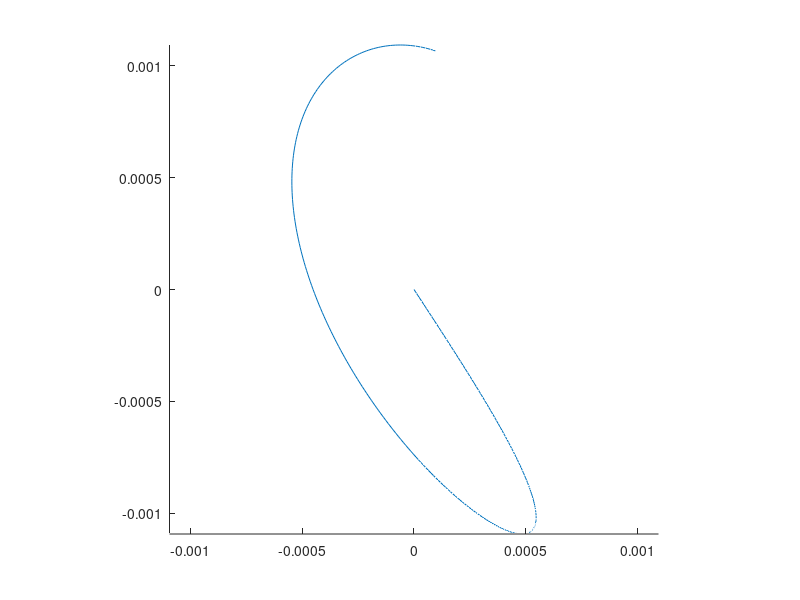

MATLAB code for this plot:
function Run()

%  The purpose of this function is to make sure the canonical units in the
%  orbit dynamics is implemented correcty.  To test that, try propagation
%  with and without non-dimensionalization, and compare solutions.

global mode 

%% Configure initial state
A    = 3.9045;
omXY = 2.0570;
omZ  = 1.9851;
k    = -0.3138;
cnt  = 0;
AU   = 149597871;
%  Specific liss properties
aXY   = 260285.777055646/AU;
aZ    = 163495.200129871/AU;
phiXY = pi/2;
phiZ  = pi/2;
for time = 0:.01:1*pi
    cnt     =  cnt + 1;
    x(cnt)  =  aXY*k*cos(omXY*time + phiXY);
    y(cnt)  =  aXY*k*sin(omXY*time + phiXY);
    z(cnt)  =  aZ*cos(phiZ*time + phiZ);
    vx(cnt) = -aXY*k*omXY*sin(omXY*time + phiXY);
    vy(cnt) =  aXY*k*omXY*cos(omXY*time + phiXY);
    vz(cnt) = -aZ*phiZ*sin(phiZ*time + phiZ);
end
plot3(x,y,z);
view([1 0 0]); axis equal; drawnow;
y0 = [x(1) y(1) z(1) vx(1) vy(1) vz(1)]'
return

muE  = 398600.4415;
muS  = 132712440017.99;
mE   = 3.003571e-06;
mS   = 1 - mE;
mu   = mE;
mode = 1;
if mode == 1
    DU  = AU;
    TU  = 806.810991306733;
    MU  = mu;
else
    DU  = 1;
    TU  = 1;
    MU  = 1;
end

%  Dimensional Quantities
circRad     = 6900;
meanMotion  = sqrt(mu/circRad^3);
rv0         = [circRad 0 0]';
vv0         = [0 sqrt(mu/circRad) 0]'*1000;
m0          = 1250;
orbitPeriod = 2*pi/meanMotion;

%  Non-Dimensional Quantities
rv0         = rv0/DU;
vv0         = vv0/DU*TU;
m0          = m0/MU;
X0          = [rv0;vv0;m0];
orbitPeriod = orbitPeriod/TU;
odeOpt      = odeset('RelTol',1e-9,'AbsTol',1e-9);
[tVec,xVec] = ode45(@PathFunction,[0 50], X0,odeOpt );

plot3(xVec(:,1),xVec(:,2),xVec(:,3));
view([0 0 1]);

xVec(:,1:3) = xVec(:,1:3)*DU;
xVec(:,4:6) = xVec(:,4:6)*DU/TU;
xVec(:,7)   = xVec(:,7)*MU;

xVec(end,:)

function [Xdot] = PathFunction(t,X)

global mode 

%  Hard code the control for now
sqrt3 = 1/sqrt(3);
U     = [sqrt3 sqrt3 sqrt3]';

%%  Define constants
if mode == 1
    DU  = 6378.1363;
    TU  = 806.810991306733;
    MU  = 1000;
else
    DU  = 1;
    TU  = 1;
    MU  = 1;
end

mu  = 398600.4415*TU^2/DU^3;
g   = (9.81/1000)*TU*TU/DU;
T   = (100/1000)*TU*TU/DU/MU;  % kg*km/s^2;
Isp = 300/TU;

mu  = 3.003571e-06;

%%  Extract state and control components
rv  = X(1:3,1);
vv  = X(4:6,1);
m   = X(7,1);
uv  = U(1:3,1);
x   = rv(1,1);
y   = rv(2,1);
z   = rv(3,1);
vx  = vv(1,1);
vy  = vv(2,1);
vz  = vv(3,1);

%%  Compute the dynamics
%  The CRTBP dynamcis
d1 = sqrt((x + mu)^2 + y^2 + z^2);
d2 = sqrt((x - 1 + mu)^2 + y^2 + z^2);
A  = (1 - mu)/d1^3 + mu/d2^3;
ax =  2*vy + (1 + 2*A)*vx;
ay = -2*vx + (1 - A)*vy;
az = -A*vz;

%%  Compute the dynamics
dynFunctions(1:3,1) = vv ;
dynFunctions(4:6,1) = [ax;ay;az] + T/m*uv;
dynFunctions(7,1)   = -T/Isp/g;
obj.dynFunctions    = dynFunctions;
Xdot                = dynFunctions;

%%  Compute the algebraic path functions.
% This is constant thrust constraint
obj.algFunctions = uv(1)*uv(1) + uv(2)*uv(2) + uv(3)*uv(3) - T;
